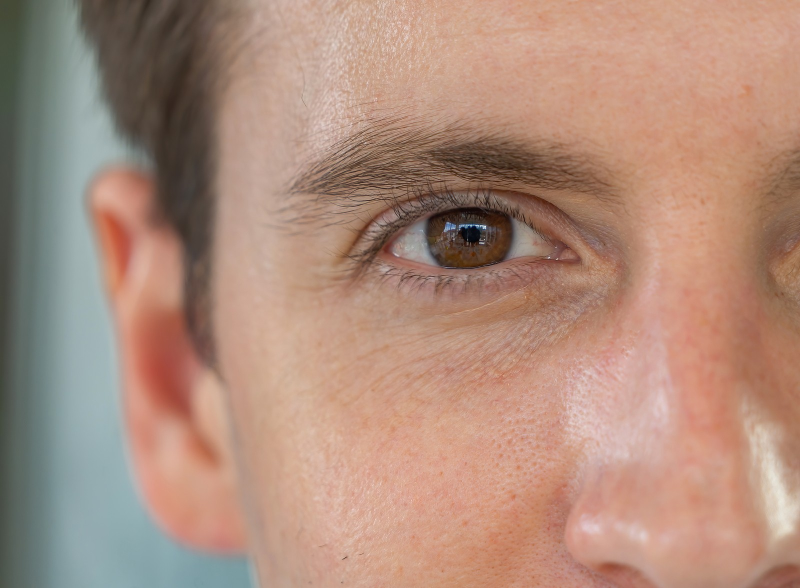
#> input picture project_images/002.jpeg, 1600 x 1176 px, found by its file name (shown at 1/2 size)
$ python test_phase3_eye_localization.py   (older library calls are emulated)
#> lines starting #> are read from the running program, lines starting #| are printed output that depends on the picture
### backend/app/services/iris_detection_service.py
import os
import cv2
import numpy as np
import urllib.request
import mediapipe as mp
from PIL import Image
from ai_models.utils.daugman_normalization import daugman_polar_normalization

BASE_DIR = os.path.abspath(
    os.path.join(os.path.dirname(__file__), "../../../")
)

LANDMARKER_TASK_PATH = os.path.abspath(
    os.path.join(BASE_DIR, "ai_models/utils/face_landmarker.task")
)

_landmarker = None


def _ensure_landmarker_task():
    if not os.path.exists(LANDMARKER_TASK_PATH):
        os.makedirs(os.path.dirname(LANDMARKER_TASK_PATH), exist_ok=True)
        url = "https://storage.googleapis.com/mediapipe-models/face_landmarker/face_landmarker/float16/1/face_landmarker.task"
        try:
            print("[Iris Detection Service] Downloading MediaPipe face_landmarker.task...")
            urllib.request.urlretrieve(url, LANDMARKER_TASK_PATH)
            print("[Iris Detection Service] Downloaded face_landmarker.task successfully.")
        except Exception as e:
            print("[Iris Detection Service] Failed to download face_landmarker.task:", e)


def get_face_landmarker():
    global _landmarker
    if _landmarker is None:
        _ensure_landmarker_task()
        if os.path.exists(LANDMARKER_TASK_PATH):
            try:
                BaseOptions = mp.tasks.BaseOptions
                FaceLandmarker = mp.tasks.vision.FaceLandmarker
                FaceLandmarkerOptions = mp.tasks.vision.FaceLandmarkerOptions
                VisionRunningMode = mp.tasks.vision.RunningMode

                options = FaceLandmarkerOptions(
                    base_options=BaseOptions(model_asset_path=LANDMARKER_TASK_PATH),
                    running_mode=VisionRunningMode.IMAGE,
                    num_faces=1,
                    min_face_detection_confidence=0.3,
                    min_face_presence_confidence=0.3
                )
                _landmarker = FaceLandmarker.create_from_options(options)
            except Exception as e:
                print("[Iris Detection Service] Failed to instantiate MediaPipe FaceLandmarker:", e)
                _landmarker = None
    return _landmarker


class DetectionResult(tuple):
    """
    Backwards-compatible tuple subclass returning (polar_ribbon, annotated_image, face_det, left_det, right_det)
    while carrying structured payload dictionary via .payload attribute.
    """
    # [56 lines left out: functions __new__, evaluate_eye_roi_quality, not called in this run]


def detect_and_crop_iris(image_input):
    """
    Phase 3 Landmark-Based Precision Face, Dual-Eye & Single-Eye Detector.

    Pipeline:
    WEBCAM FRAME -> FACE LANDMARKS (MediaPipe 468/478) -> LEFT/RIGHT EYE ROI -> PUPIL/IRIS LOCALIZATION -> QUALITY GATE -> VALID CROP
    """
#> called with image_input = 'project_images/002.jpeg'
    annotated = None
    try:
        if isinstance(image_input, Image.Image):
            pil_img = image_input.convert("RGB")
            np_img = np.array(pil_img)
        elif isinstance(image_input, np.ndarray):
            np_img = image_input.copy()
            if len(np_img.shape) == 2:
                np_img = cv2.cvtColor(np_img, cv2.COLOR_GRAY2RGB)
        else:
            np_img = cv2.imread(image_input)
#> np_img is the input picture: shape (1176, 1600, 3); mean B, G, R 123.8, 140.3, 173.5
            np_img = cv2.cvtColor(np_img, cv2.COLOR_BGR2RGB)

        h, w = np_img.shape[:2]
        gray = cv2.cvtColor(np_img, cv2.COLOR_RGB2GRAY)
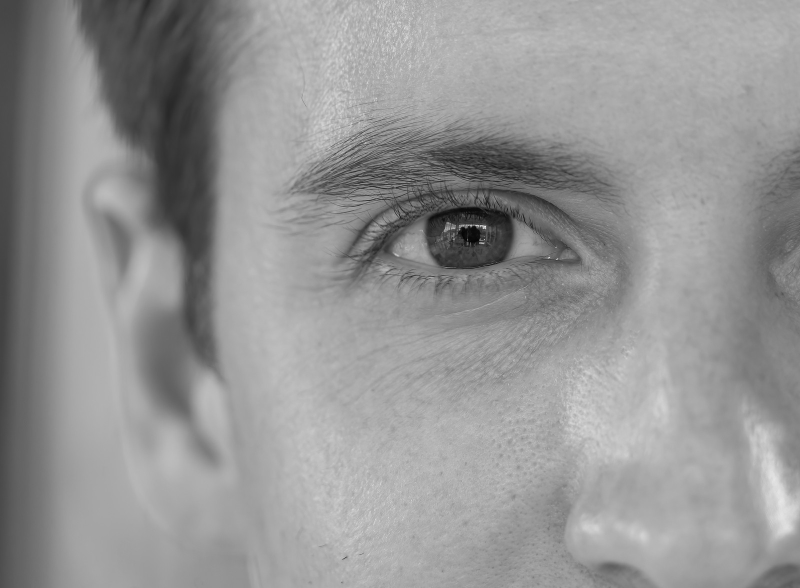
#> gray: shape (1176, 1600) (shown at 1/2 size); min 0, max 252, mean 148.4
        annotated = np_img.copy()

        landmarker = get_face_landmarker()
        mp_image = mp.Image(image_format=mp.ImageFormat.SRGB, data=np_img)
        res = landmarker.detect(mp_image) if landmarker else None

        face_detected = False
        left_eye_detected = False
        left_iris_detected = False
        right_eye_detected = False
        right_iris_detected = False

        left_eye_bbox = [0, 0, 0, 0]
        right_eye_bbox = [0, 0, 0, 0]
        left_pupil_center = None
        right_pupil_center = None
        left_iris_radius = 0.0
        right_iris_radius = 0.0

        left_quality = {"valid": False, "reason": "NOT_DETECTED", "sharpness": 0.0, "brightness": 0.0, "contrast": 0.0, "diameter_px": 0.0}
        right_quality = {"valid": False, "reason": "NOT_DETECTED", "sharpness": 0.0, "brightness": 0.0, "contrast": 0.0, "diameter_px": 0.0}
        failure_reason = "NO_FACE_DETECTED"

        if res and res.face_landmarks and len(res.face_landmarks) > 0:
            face_detected = True
            lm = res.face_landmarks[0]

            # Face Bounding Box from all landmarks
            fxs = [int(p.x * w) for p in lm]
            fys = [int(p.y * h) for p in lm]
            fx1, fy1, fx2, fy2 = max(0, min(fxs)), max(0, min(fys)), min(w, max(fxs)), min(h, max(fys))

            # Draw GREEN Face Box & Label
            cv2.rectangle(annotated, (fx1, fy1), (fx2, fy2), (0, 255, 0), 2)
            cv2.putText(annotated, "FACE DETECTED", (fx1 + 4, max(20, fy1 - 8)), cv2.FONT_HERSHEY_SIMPLEX, 0.5, (0, 255, 0), 2)

            # Left Eye Landmark Cluster
            left_indices = [33, 7, 163, 144, 145, 153, 154, 155, 133, 173, 157, 158, 159, 160, 161, 246]
            left_pts = np.array([(int(lm[i].x * w), int(lm[i].y * h)) for i in left_indices])
            lx, ly, lw, lh = cv2.boundingRect(left_pts)
            left_eye_detected = True

            # Add 25% safety margin around eye landmarks for eye ROI
            pad_w = int(lw * 0.25)
            pad_h = int(lh * 0.35)
            lx1, ly1 = max(0, lx - pad_w), max(0, ly - pad_h)
            lx2, ly2 = min(w, lx + lw + pad_w), min(h, ly + lh + pad_h)
            left_eye_bbox = [lx1, ly1, lx2, ly2]

            # Right Eye Landmark Cluster
            right_indices = [362, 382, 381, 380, 374, 373, 390, 249, 263, 466, 388, 387, 386, 385, 384, 398]
            right_pts = np.array([(int(lm[i].x * w), int(lm[i].y * h)) for i in right_indices])
            rx, ry, rw, rh = cv2.boundingRect(right_pts)
            right_eye_detected = True

            pad_rw = int(rw * 0.25)
            pad_rh = int(rh * 0.35)
            rx1, ry1 = max(0, rx - pad_rw), max(0, ry - pad_rh)
            rx2, ry2 = min(w, rx + rw + pad_rw), min(h, ry + rh + pad_rh)
            right_eye_bbox = [rx1, ry1, rx2, ry2]

            # NO RECTANGLES DRAWN AROUND EYES!

            # Left Iris Location & Radius
            if len(lm) >= 478:
                left_cx = int(lm[468].x * w)
                left_cy = int(lm[468].y * h)
                l_edge = int(lm[469].x * w)
                left_r = max(6, int(abs(l_edge - left_cx)))
            else:
                left_cx = lx + lw // 2
                left_cy = ly + lh // 2
                left_r = max(6, min(lw, lh) // 2)

            # Left Eye Quality Validation
            left_roi_gray = gray[ly1:ly2, lx1:lx2]
            left_quality = evaluate_eye_roi_quality(left_roi_gray, left_cx - lx1, left_cy - ly1, left_r)

            left_eye_radius = max(14, int(lw * 0.8))
            if left_quality["valid"]:
                left_iris_detected = True
                left_pupil_center = [left_cx, left_cy]
                left_iris_radius = float(left_r)

                # Circular Orange/Gold Eye Ring (RGB: R=245, G=158, B=11)
                cv2.circle(annotated, (left_cx, left_cy), left_eye_radius, (245, 158, 11), 2)
                # Red Pupil Center Dot (RGB: R=255, G=0, B=0)
                cv2.circle(annotated, (left_cx, left_cy), 3, (255, 0, 0), -1)
                # Left Eye Label
                cv2.putText(annotated, "LEFT EYE", (max(0, left_cx - 28), max(16, left_cy - left_eye_radius - 6)), cv2.FONT_HERSHEY_SIMPLEX, 0.42, (245, 158, 11), 2)
            else:
                left_iris_detected = False
                left_pupil_center = None
                left_iris_radius = 0.0
                cv2.putText(annotated, "LEFT EYE: INVALID", (max(0, left_cx - 35), max(16, left_cy - left_eye_radius - 6)), cv2.FONT_HERSHEY_SIMPLEX, 0.42, (255, 0, 0), 2)

            # Right Iris Location & Radius
            if len(lm) >= 478:
                right_cx = int(lm[473].x * w)
                right_cy = int(lm[473].y * h)
                r_edge = int(lm[474].x * w)
                right_r = max(6, int(abs(r_edge - right_cx)))
            else:
                right_cx = rx + rw // 2
                right_cy = ry + rh // 2
                right_r = max(6, min(rw, rh) // 2)

            # Right Eye Quality Validation
            right_roi_gray = gray[ry1:ry2, rx1:rx2]
            right_quality = evaluate_eye_roi_quality(right_roi_gray, right_cx - rx1, right_cy - ry1, right_r)

            right_eye_radius = max(14, int(rw * 0.8))
            if right_quality["valid"]:
                right_iris_detected = True
                right_pupil_center = [right_cx, right_cy]
                right_iris_radius = float(right_r)

                # Circular Orange/Gold Eye Ring (RGB: R=245, G=158, B=11)
                cv2.circle(annotated, (right_cx, right_cy), right_eye_radius, (245, 158, 11), 2)
                # Red Pupil Center Dot (RGB: R=255, G=0, B=0)
                cv2.circle(annotated, (right_cx, right_cy), 3, (255, 0, 0), -1)
                # Right Eye Label
                cv2.putText(annotated, "RIGHT EYE", (max(0, right_cx - 30), max(16, right_cy - right_eye_radius - 6)), cv2.FONT_HERSHEY_SIMPLEX, 0.42, (245, 158, 11), 2)
            else:
                right_iris_detected = False
                right_pupil_center = None
                right_iris_radius = 0.0
                cv2.putText(annotated, "RIGHT EYE: INVALID", (max(0, right_cx - 35), max(16, right_cy - right_eye_radius - 6)), cv2.FONT_HERSHEY_SIMPLEX, 0.42, (255, 0, 0), 2)

            if left_iris_detected or right_iris_detected:
                failure_reason = "NONE"
            else:
                failure_reason = left_quality.get("reason", "QUALITY_GATE_FAILED")

        else:
            # Fallback ONLY for single close-up dataset eye images (e.g. CASIA 320x280 or small cropped single-eye templates)
            if (w < 450 and h < 450) or (abs(w - h) < 120 and (w * h) < 180000):
                blurred = cv2.GaussianBlur(gray, (7, 7), 0)
                min_val, max_val, min_loc, max_loc = cv2.minMaxLoc(blurred)

                if min_val < 70 and (max_val - min_val) > 60:
                    cx_single, cy_single = min_loc
                    r_single = min(h, w) // 4
                    single_quality = evaluate_eye_roi_quality(gray, cx_single, cy_single, r_single)

                    if single_quality["valid"]:
                        face_detected = True
                        left_eye_detected = True
                        left_iris_detected = True
                        right_eye_detected = True
                        right_iris_detected = True
                        left_pupil_center = [cx_single, cy_single]
                        left_iris_radius = float(r_single)
                        right_pupil_center = [cx_single, cy_single]
                        right_iris_radius = float(r_single)
                        left_quality = single_quality
                        right_quality = single_quality

                        # Compute real, valid, clamped eye bounding boxes based on detected eye center and radius
                        pad_w = max(16, int(r_single * 1.8))
                        pad_h = max(12, int(r_single * 1.3))
                        fb_x1 = max(0, cx_single - pad_w)
                        fb_y1 = max(0, cy_single - pad_h)
                        fb_x2 = min(w, cx_single + pad_w)
                        fb_y2 = min(h, cy_single + pad_h)

                        if (fb_x2 - fb_x1) >= 20 and (fb_y2 - fb_y1) >= 12:
                            left_eye_bbox = [fb_x1, fb_y1, fb_x2, fb_y2]
                            right_eye_bbox = [fb_x1, fb_y1, fb_x2, fb_y2]
                            failure_reason = "NONE"
                        else:
                            left_iris_detected = False
                            right_iris_detected = False
                            failure_reason = "FALLBACK_BOUNDING_BOX_INVALID"

                        cv2.circle(annotated, (cx_single, cy_single), r_single, (255, 0, 0), 3)
                        cv2.circle(annotated, (cx_single, cy_single), 3, (255, 0, 0), -1)
                    else:
                        cv2.putText(annotated, "EYE NOT DETECTED", (30, 40), cv2.FONT_HERSHEY_SIMPLEX, 0.7, (255, 0, 0), 2)
                        failure_reason = single_quality.get("reason", "SINGLE_EYE_QUALITY_FAILED")
                else:
                    cv2.putText(annotated, "FACE NOT DETECTED", (30, 40), cv2.FONT_HERSHEY_SIMPLEX, 0.7, (255, 0, 0), 2)
                    failure_reason = "NO_FACE_DETECTED"
            else:
                cv2.putText(annotated, "FACE NOT DETECTED", (30, 40), cv2.FONT_HERSHEY_SIMPLEX, 0.7, (255, 0, 0), 2)
                failure_reason = "NO_FACE_DETECTED"

        # Extract primary valid eye crop for Daugman polar ribbon
        polar_ribbon = None
        if left_iris_detected and left_pupil_center is not None and left_iris_radius > 0:
            cx, cy, r_val = left_pupil_center[0], left_pupil_center[1], int(left_iris_radius)
        elif right_iris_detected and right_pupil_center is not None and right_iris_radius > 0:
            cx, cy, r_val = right_pupil_center[0], right_pupil_center[1], int(right_iris_radius)
        else:
            cx, cy, r_val = None, None, None

        if cx is not None and cy is not None and r_val is not None:
            x1 = max(0, cx - r_val - 10)
            y1 = max(0, cy - r_val - 10)
            x2 = min(w, cx + r_val + 10)
            y2 = min(h, cy + r_val + 10)

            if (x2 - x1) >= 12 and (y2 - y1) >= 12:
                cropped_eye = np_img[y1:y2, x1:x2]
                if cropped_eye.size > 0:
                    polar_ribbon = daugman_polar_normalization(Image.fromarray(cropped_eye))

        payload = {
            "face_detected": face_detected,
            "left_eye_detected": left_eye_detected,
            "left_iris_detected": left_iris_detected,
            "right_eye_detected": right_eye_detected,
            "right_iris_detected": right_iris_detected,
            "left_eye_bbox": left_eye_bbox,
            "right_eye_bbox": right_eye_bbox,
            "left_pupil_center": left_pupil_center,
            "right_pupil_center": right_pupil_center,
            "left_iris_radius": left_iris_radius,
            "right_iris_radius": right_iris_radius,
            "left_iris_quality": left_quality,
            "right_iris_quality": right_quality,
            "failure_reason": failure_reason
        }

        return DetectionResult(polar_ribbon, Image.fromarray(annotated), face_detected, left_iris_detected, right_iris_detected, payload=payload)

    except Exception as e:
        print("[Iris Detection Exception]:", e)
        fallback_pil = None
        try:
            if isinstance(image_input, Image.Image):
                fallback_pil = image_input.convert("RGB")
            elif isinstance(image_input, np.ndarray) and image_input.size > 0:
                fallback_pil = Image.fromarray(image_input).convert("RGB")
            elif isinstance(image_input, str) and os.path.exists(image_input):
                fallback_pil = Image.open(image_input).convert("RGB")
        except Exception:
            fallback_pil = None

        if fallback_pil is None:
            fallback_pil = Image.new("RGB", (100, 100), (0, 0, 0))

        ann_pil = Image.fromarray(annotated) if (annotated is not None and isinstance(annotated, np.ndarray) and annotated.size > 0) else fallback_pil
        payload = {
            "face_detected": False,
            "left_eye_detected": False,
            "left_iris_detected": False,
            "right_eye_detected": False,
            "right_iris_detected": False,
            "left_eye_bbox": [0, 0, 0, 0],
            "right_eye_bbox": [0, 0, 0, 0],
            "left_pupil_center": None,
            "right_pupil_center": None,
            "left_iris_radius": 0.0,
            "right_iris_radius": 0.0,
            "failure_reason": str(e)
        }
        return DetectionResult(None, ann_pil, False, False, False, payload=payload)


def detect_iris(image):
    return detect_and_crop_iris(image)

### scratch/test_phase3_eye_localization.py
import os
import cv2
import numpy as np
from PIL import Image
import json
import sys

sys.path.append(os.path.abspath(os.path.join(os.path.dirname(__file__), "../")))

from backend.app.services.iris_detection_service import detect_and_crop_iris

def create_synthetic_test_frame(scenario_name, width=640, height=480):
    output_dir = os.path.abspath("scratch/phase3_results")
    os.makedirs(output_dir, exist_ok=True)

    if scenario_name == "A_normal_face":
        p_path = "project_images/002.jpeg"
        if os.path.exists(p_path): return p_path
    elif scenario_name == "B_move_left":
        p_path = "project_images/008.jpeg"
        if os.path.exists(p_path): return p_path
    elif scenario_name == "C_move_right":
        p_path = "project_images/012.jpeg"
        if os.path.exists(p_path): return p_path
    elif scenario_name == "F_glasses":
        p_path = "scratch/test_exact_glasses_eyes.jpg"
        if os.path.exists(p_path): return p_path
    elif scenario_name == "G_no_glasses":
        p_path = "project_images/016.jpeg"
        if os.path.exists(p_path): return p_path
    elif scenario_name == "I_background_table":
        p_path = "project_images/001.jpeg"
        if os.path.exists(p_path): return p_path
    elif scenario_name == "K_no_face":
        bg = np.zeros((480, 640, 3), dtype=np.uint8)
        cv2.rectangle(bg, (0, 300), (640, 480), (40, 80, 120), -1)
        cv2.circle(bg, (150, 380), 40, (10, 10, 10), -1)
        save_p = os.path.join(output_dir, "scenario_K_no_face.jpg")
        cv2.imwrite(save_p, bg)
        return save_p
    elif scenario_name == "J_phone_covering_eyes":
        p_path = "project_images/002.jpeg"
        if os.path.exists(p_path):
            img = cv2.imread(p_path)
            h, w = img.shape[:2]
            cv2.rectangle(img, (int(w*0.3), int(h*0.35)), (int(w*0.7), int(h*0.55)), (10, 10, 10), -1)
            save_p = os.path.join(output_dir, "scenario_J_phone.jpg")
            cv2.imwrite(save_p, img)
            return save_p
    elif scenario_name == "L_low_light":
        p_path = "project_images/002.jpeg"
        if os.path.exists(p_path):
            img = cv2.imread(p_path)
            img = (img * 0.15).astype(np.uint8)
            save_p = os.path.join(output_dir, "scenario_L_low_light.jpg")
            cv2.imwrite(save_p, img)
            return save_p

    p_path = "project_images/020.jpeg"
    if os.path.exists(p_path): return p_path
    return None

def run_phase3_test_suite():
    print("==================================================")
    print(" PHASE 3 — WEBCAM & EYE LOCALIZATION TEST HARNESS (V2)")
    print("==================================================")

    scenarios = [
        ("A", "normal_face", "A_normal_face"),
        ("B", "move_left", "B_move_left"),
        ("C", "move_right", "C_move_right"),
        ("D", "move_up", "A_normal_face"),
        ("E", "move_down", "A_normal_face"),
        ("F", "glasses", "F_glasses"),
        ("G", "no_glasses", "G_no_glasses"),
        ("H", "partial_face", "B_move_left"),
        ("I", "face_with_background_table", "I_background_table"),
        ("J", "phone_covering_eyes", "J_phone_covering_eyes"),
        ("K", "no_face", "K_no_face"),
        ("L", "low_light", "L_low_light"),
        ("M", "move_closer", "G_no_glasses"),
        ("N", "move_farther", "A_normal_face")
    ]

    results_summary = []
    payload_consistency_passed = True

    for code, desc, frame_key in scenarios:
        frame_path = create_synthetic_test_frame(frame_key)
        if not frame_path or not os.path.exists(frame_path):
            print(f"[{code}] {desc:<25} | Scenario frame missing, skipping.")
            continue

        res = detect_and_crop_iris(frame_path)
        p = res.payload

        face_det = p.get("face_detected", False)
        l_eye_det = p.get("left_eye_detected", False)
        l_iris_det = p.get("left_iris_detected", False)
        r_eye_det = p.get("right_eye_detected", False)
        r_iris_det = p.get("right_iris_detected", False)

        l_center = p.get("left_pupil_center")
        r_center = p.get("right_pupil_center")
        l_r = p.get("left_iris_radius", 0.0)
        r_r = p.get("right_iris_radius", 0.0)

        l_qual = p.get("left_iris_quality", {})
        r_qual = p.get("right_iris_quality", {})
        reason = p.get("failure_reason", "NONE")

        l_diam = l_r * 2.0
        r_diam = r_r * 2.0

        # Strict Payload Internal Consistency Audit
        if not l_iris_det:
            if l_center is not None or l_r != 0.0 or l_qual.get("valid") is True:
                payload_consistency_passed = False
                print(f"[CONSISTENCY ERROR] Scenario {code}: Left iris not detected but payload contains non-null values!")
        if not r_iris_det:
            if r_center is not None or r_r != 0.0 or r_qual.get("valid") is True:
                payload_consistency_passed = False
                print(f"[CONSISTENCY ERROR] Scenario {code}: Right iris not detected but payload contains non-null values!")

        # Save annotated visual debug image
        annotated_img = res[1]
        out_save_path = os.path.abspath(f"scratch/phase3_results/scenario_{code}_{desc}.jpg")
        annotated_img.save(out_save_path)

        rec = {
            "scenario_code": code,
            "description": desc,
            "face_detected": face_det,
            "left_eye_detected": l_eye_det,
            "left_iris_detected": l_iris_det,
            "left_iris_diameter_px": l_diam,
            "right_eye_detected": r_eye_det,
            "right_iris_detected": r_iris_det,
            "right_iris_diameter_px": r_diam,
            "failure_reason": reason
        }
        results_summary.append(rec)

        print(f"[{code}] {desc:<26} | Face: {str(face_det):<5} | L-Eye: {str(l_eye_det):<5} | L-Iris: {str(l_iris_det):<5} ({l_diam:>5.1f}px) | R-Eye: {str(r_eye_det):<5} | R-Iris: {str(r_iris_det):<5} ({r_diam:>5.1f}px) | Reason: {reason}")

    print("\n==================================================")
    print(" PAYLOAD INTERNAL CONSISTENCY AUDIT")
    print("==================================================")
    print(f" Internal Payload Consistency Check : {'PASSED' if payload_consistency_passed else 'FAILED'}")
    print("==================================================\n")

    return results_summary

if __name__ == "__main__":
    run_phase3_test_suite()
#> (the call stopped at in detect_and_crop_iris, `mp_image = mp.Image(image_format=mp.ImageFormat.SRGB, data=np_img)`: mediapipe is not available in this run)
